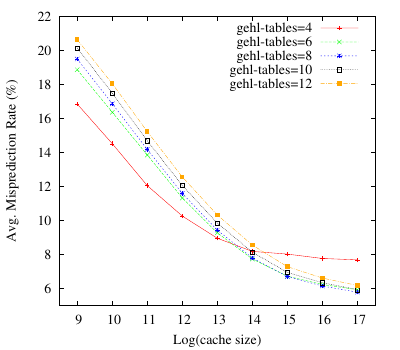

Write the gnuplot code that produced this figure.
set terminal postscript eps enhanced font "Times-Roman" 20
set size 0.8, 1.0
set output "graph5-acc.eps"

set xrange[8.5:17.5]
set yrange[5:22]

set xlabel "Log(cache size)"
set ylabel "Avg. Misprediction Rate (%)"
#set title "Graph 5  table sizes"

plot 'graph5.dat' using ($1):($2) title 'gehl-tables=4' with linespoints lc rgbcolor 'red',\
     'graph5.dat' using ($1):($4) title 'gehl-tables=6' with linespoints lc rgbcolor 'green',\
     'graph5.dat' using ($1):($6) title 'gehl-tables=8' with linespoints lc rgbcolor 'blue',\
     'graph5.dat' using ($1):($8) title 'gehl-tables=10' with linespoints lc rgbcolor 'black',\
     'graph5.dat' using ($1):($10) title 'gehl-tables=12' with linespoints lc rgbcolor 'orange'
